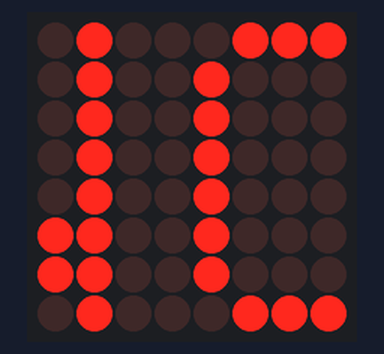
Simulated run of this sketch. Board: Arduino Uno, built with avr-gcc and run on an emulated ATmega328P. Parts: 8×8 LED matrix. Wiring (inferred from the names in the program): MAX7219 LED driver (orientation assumed): data pin 2; clock pin 4; CS pin 3.

Above: at 6.6 s.
At 13.79 s:
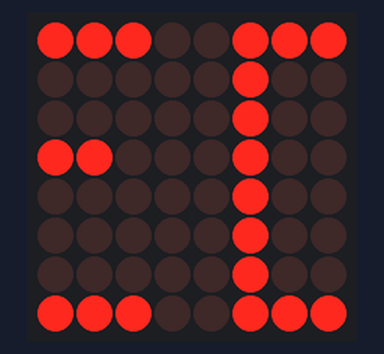
At 19.85 s:
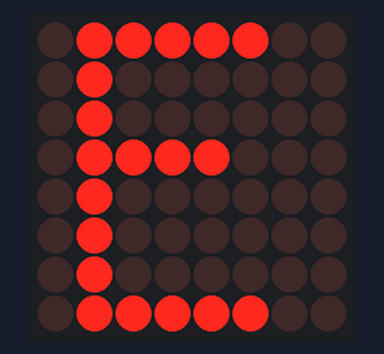
At 23.1 s:
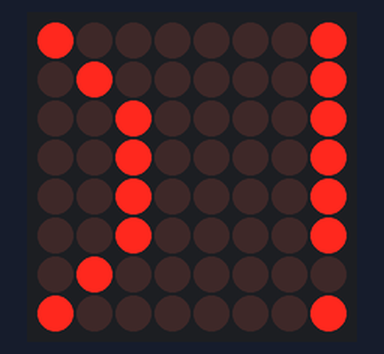
At 31.87 s:
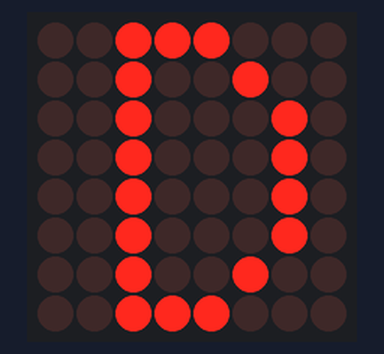
At 39.9 s:
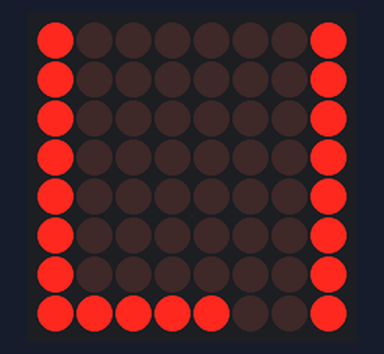

The sketch:

Project_21.ino
```cpp
// Project 21 - LED Dot Matrix Display - Scrolling Message

#include <avr/pgmspace.h>
#include <TimerOne.h>

int DataPin = 2; // Pin 1 on MAX
int LoadPin = 3; // Pin 12 on MAX
int ClockPin = 4; // Pin 13 on MAX
byte buffer[8];

#define SCAN_LIMIT_REG 0x0B
#define DECODE_MODE_REG 0x09
#define SHUTDOWN_REG 0x0C
#define INTENSITY_REG 0x0A

static byte font[][8] PROGMEM = {
// The printable ASCII characters only (32-126)
{B00000000, B00000000, B00000000, B00000000, B00000000, B00000000, B00000000, B00000000},
{B00000100, B00000100, B00000100, B00000100, B00000100, B00000100, B00000000, B00000100},
{B00001010, B00001010, B00001010, B00000000, B00000000, B00000000, B00000000, B00000000},
{B00000000, B00001010, B00011111, B00001010, B00011111, B00001010, B00011111, B00001010},
{B00000111, B00001100, B00010100, B00001100, B00000110, B00000101, B00000110, B00011100},
{B00011001, B00011010, B00000010, B00000100, B00000100, B00001000, B00001011, B00010011},
{B00000110, B00001010, B00010010, B00010100, B00001001, B00010110, B00010110, B00001001},
{B00000100, B00000100, B00000100, B00000000, B00000000, B00000000, B00000000, B00000000},
{B00000010, B00000100, B00001000, B00001000, B00001000, B00001000, B00000100, B00000010},
{B00001000, B00000100, B00000010, B00000010, B00000010, B00000010, B00000100, B00001000},
{B00010101, B00001110, B00011111, B00001110, B00010101, B00000000, B00000000, B00000000},
{B00000000, B00000000, B00000100, B00000100, B00011111, B00000100, B00000100, B00000000},
{B00000000, B00000000, B00000000, B00000000, B00000000, B00000110, B00000100, B00001000},
{B00000000, B00000000, B00000000, B00000000, B00001110, B00000000, B00000000, B00000000},
{B00000000, B00000000, B00000000, B00000000, B00000000, B00000000, B00000000, B00000100},
{B00000001, B00000010, B00000010, B00000100, B00000100, B00001000, B00001000, B00010000},
{B00001110, B00010001, B00010011, B00010001, B00010101, B00010001, B00011001, B00001110},
{B00000100, B00001100, B00010100, B00000100, B00000100, B00000100, B00000100, B00011111},
{B00001110, B00010001, B00010001, B00000010, B00000100, B00001000, B00010000, B00011111},
{B00001110, B00010001, B00000001, B00001110, B00000001, B00000001, B00010001, B00001110},
{B00010000, B00010000, B00010100, B00010100, B00011111, B00000100, B00000100, B00000100},
{B00011111, B00010000, B00010000, B00011110, B00000001, B00000001, B00000001, B00011110},
{B00000111, B00001000, B00010000, B00011110, B00010001, B00010001, B00010001, B00001110},
{B00011111, B00000001, B00000001, B00000001, B00000010, B00000100, B00001000, B00010000},
{B00001110, B00010001, B00010001, B00001110, B00010001, B00010001, B00010001, B00001110},
{B00001110, B00010001, B00010001, B00001111, B00000001, B00000001, B00000001, B00000001},
{B00000000, B00000100, B00000100, B00000000, B00000000, B00000100, B00000100, B00000000},
{B00000000, B00000100, B00000100, B00000000, B00000000, B00000100, B00000100, B00001000},
{B00000001, B00000010, B00000100, B00001000, B00001000, B00000100, B00000010, B00000001},
{B00000000, B00000000, B00000000, B00011110, B00000000, B00011110, B00000000, B00000000},
{B00010000, B00001000, B00000100, B00000010, B00000010, B00000100, B00001000, B00010000},
{B00001110, B00010001, B00010001, B00000010, B00000100, B00000100, B00000000, B00000100},
{B00001110, B00010001, B00010001, B00010101, B00010101, B00010001, B00010001, B00011110},
{B00001110, B00010001, B00010001, B00010001, B00011111, B00010001, B00010001, B00010001},
{B00011110, B00010001, B00010001, B00011110, B00010001, B00010001, B00010001, B00011110},
{B00000111, B00001000, B00010000, B00010000, B00010000, B00010000, B00001000, B00000111},
{B00011100, B00010010, B00010001, B00010001, B00010001, B00010001, B00010010, B00011100},
{B00011111, B00010000, B00010000, B00011110, B00010000, B00010000, B00010000, B00011111},
{B00011111, B00010000, B00010000, B00011110, B00010000, B00010000, B00010000, B00010000},
{B00001110, B00010001, B00010000, B00010000, B00010111, B00010001, B00010001, B00001110},
 {B00010001, B00010001, B00010001, B00011111, B00010001, B00010001, B00010001, B00010001},
{B00011111, B00000100, B00000100, B00000100, B00000100, B00000100, B00000100, B00011111},
{B00011111, B00000100, B00000100, B00000100, B00000100, B00000100, B00010100, B00001000},
{B00010001, B00010010, B00010100, B00011000, B00010100, B00010010, B00010001, B00010001},
{B00010000, B00010000, B00010000, B00010000, B00010000, B00010000, B00010000, B00011111},
{B00010001, B00011011, B00011111, B00010101, B00010001, B00010001, B00010001, B00010001},
{B00010001, B00011001, B00011001, B00010101, B00010101, B00010011, B00010011, B00010001},
{B00001110, B00010001, B00010001, B00010001, B00010001, B00010001, B00010001, B00001110},
{B00011110, B00010001, B00010001, B00011110, B00010000, B00010000, B00010000, B00010000},
{B00001110, B00010001, B00010001, B00010001, B00010001, B00010101, B00010011, B00001111},
{B00011110, B00010001, B00010001, B00011110, B00010100, B00010010, B00010001, B00010001},
{B00001110, B00010001, B00010000, B00001000, B00000110, B00000001, B00010001, B00001110},
{B00011111, B00000100, B00000100, B00000100, B00000100, B00000100, B00000100, B00000100},
{B00010001, B00010001, B00010001, B00010001, B00010001, B00010001, B00010001, B00001110},
{B00010001, B00010001, B00010001, B00010001, B00010001, B00010001, B00001010, B00000100},
{B00010001, B00010001, B00010001, B00010001, B00010001, B00010101, B00010101, B00001010},
{B00010001, B00010001, B00001010, B00000100, B00000100, B00001010, B00010001, B00010001},
{B00010001, B00010001, B00001010, B00000100, B00000100, B00000100, B00000100, B00000100},
{B00011111, B00000001, B00000010, B00000100, B00001000, B00010000, B00010000, B00011111},
{B00001110, B00001000, B00001000, B00001000, B00001000, B00001000, B00001000, B00001110},
{B00010000, B00001000, B00001000, B00000100, B00000100, B00000010, B00000010, B00000001},
{B00001110, B00000010, B00000010, B00000010, B00000010, B00000010, B00000010, B00001110},
{B00000100, B00001010, B00010001, B00000000, B00000000, B00000000, B00000000, B00000000},
{B00000000, B00000000, B00000000, B00000000, B00000000, B00000000, B00000000, B00011111},
{B00001000, B00000100, B00000000, B00000000, B00000000, B00000000, B00000000, B00000000},
{B00000000, B00000000, B00000000, B00001110, B00010010, B00010010, B00010010, B00001111},
{B00000000, B00010000, B00010000, B00010000, B00011100, B00010010, B00010010, B00011100},
{B00000000, B00000000, B00000000, B00001110, B00010000, B00010000, B00010000, B00001110},
{B00000000, B00000001, B00000001, B00000001, B00000111, B00001001, B00001001, B00000111},
{B00000000, B00000000, B00000000, B00011100, B00010010, B00011110, B00010000, B00001110},
{B00000000, B00000011, B00000100, B00000100, B00000110, B00000100, B00000100, B00000100},
{B00000000, B00001110, B00001010, B00001010, B00001110, B00000010, B00000010, B00001100},
{B00000000, B00010000, B00010000, B00010000, B00011100, B00010010, B00010010, B00010010},
{B00000000, B00000000, B00000100, B00000000, B00000100, B00000100, B00000100, B00000100},
{B00000000, B00000010, B00000000, B00000010, B00000010, B00000010, B00000010, B00001100},
{B00000000, B00010000, B00010000, B00010100, B00011000, B00011000, B00010100, B00010000},
{B00000000, B00010000, B00010000, B00010000, B00010000, B00010000, B00010000, B00001100},
{B00000000, B00000000, B00000000, B00001010, B00010101, B00010001, B00010001, B00010001},
{B00000000, B00000000, B00000000, B00010100, B00011010, B00010010, B00010010, B00010010},
{B00000000, B00000000, B00000000, B00001100, B00010010, B00010010, B00010010, B00001100},
{B00000000, B00011100, B00010010, B00010010, B00011100, B00010000, B00010000, B00010000},
{B00000000, B00001110, B00010010, B00010010, B00001110, B00000010, B00000010, B00000001},
{B00000000, B00000000, B00000000, B00001010, B00001100, B00001000, B00001000, B00001000},
{B00000000, B00000000, B00001110, B00010000, B00001000, B00000100, B00000010, B00011110},
{B00000000, B00010000, B00010000, B00011100, B00010000, B00010000, B00010000, B00001100},
{B00000000, B00000000, B00000000, B00010010, B00010010, B00010010, B00010010, B00001100},
{B00000000, B00000000, B00000000, B00010001, B00010001, B00010001, B00001010, B00000100},
{B00000000, B00000000, B00000000, B00010001, B00010001, B00010001, B00010101, B00001010},
{B00000000, B00000000, B00000000, B00010001, B00001010, B00000100, B00001010, B00010001},
{B00000000, B00000000, B00010001, B00001010, B00000100, B00001000, B00001000, B00010000},
{B00000000, B00000000, B00000000, B00011111, B00000010, B00000100, B00001000, B00011111},
{B00000010, B00000100, B00000100, B00000100, B00001000, B00000100, B00000100, B00000010},
{B00000100, B00000100, B00000100, B00000100, B00000100, B00000100, B00000100, B00000100},
{B00001000, B00000100, B00000100, B00000100, B00000010, B00000100, B00000100, B00001000},
{B00000000, B00000000, B00000000, B00001010, B00011110, B00010100, B00000000, B00000000}
};

void clearDisplay() {
  for (byte x=0; x<8; x++) {
  buffer[x] = B00000000;
  }
  screenUpdate();
}

void initMAX7219() {
      pinMode(DataPin, OUTPUT);
      pinMode(LoadPin, OUTPUT);
      pinMode(ClockPin, OUTPUT);
      clearDisplay();
      writeData(SCAN_LIMIT_REG, B00000111); // scan limit set to 0:7
      writeData(DECODE_MODE_REG, B00000000); // decode mode off
      writeData(SHUTDOWN_REG, B00000001); // Set shutdown register to normal operation
      intensity(15); // Values 0 to 15 only (4 bit)
}

void intensity(int intensity) {
        writeData(INTENSITY_REG, intensity); //B0001010 is the Intensity Register
}

void writeData(byte msb, byte lsb) {
   digitalWrite(LoadPin, LOW); // set loadpin ready to receive data
   shiftOut(DataPin, ClockPin, MSBFIRST, (msb));
   shiftOut(DataPin, ClockPin, MSBFIRST, (lsb));
   digitalWrite(LoadPin, HIGH); // latch the data
}

void scroll(char myString[], int rate) {

byte firstChrRow, secondChrRow;
byte ledOutput;
byte chrIndex = 0; // Initialise the string position index
byte Char1, Char2;
byte scrollBit = 0;
byte strLength = 0;

unsigned long time;
unsigned long counter;

    while (myString[strLength]) {  // Increment count till we reach the end of the string
    strLength++;}
     counter = millis();
  while (chrIndex < (strLength)) {
   time = millis();
  if (time > (counter + rate)) {
     Char1 = constrain(myString[chrIndex],32,126);
     Char2 = constrain(myString[chrIndex+1],32,126);
     for (byte y= 0; y<8; y++) {
         firstChrRow = pgm_read_byte(&font[Char1 - 32][y]);
	 secondChrRow = (pgm_read_byte(&font[Char2 - 32][y])) << 1;

       ledOutput = (firstChrRow << scrollBit)
                   | (secondChrRow >> (8 - scrollBit) );
         buffer[y] = ledOutput;
       }
     scrollBit++;
     if (scrollBit > 6) {
     scrollBit = 0;
     chrIndex++;
     }
           counter = millis();
    }
  }
}

void screenUpdate() {
 for (byte row = 0; row < 8; row++) {
  writeData(row+1, buffer[row]);
 }
}

void setup() {
    initMAX7219();
    Timer1.initialize(10000);         // initialize timer1 and set interrupt period
    Timer1.attachInterrupt(screenUpdate);
    Serial.begin(9600);
}

void loop() {
  clearDisplay();
  scroll("   BEGINNING ARDUINO   ", 45);
  scroll("   Chapter 7 - LED Displays   ", 45);
  scroll("   HELLO WORLD!!!  :)   ", 45);
}
```
